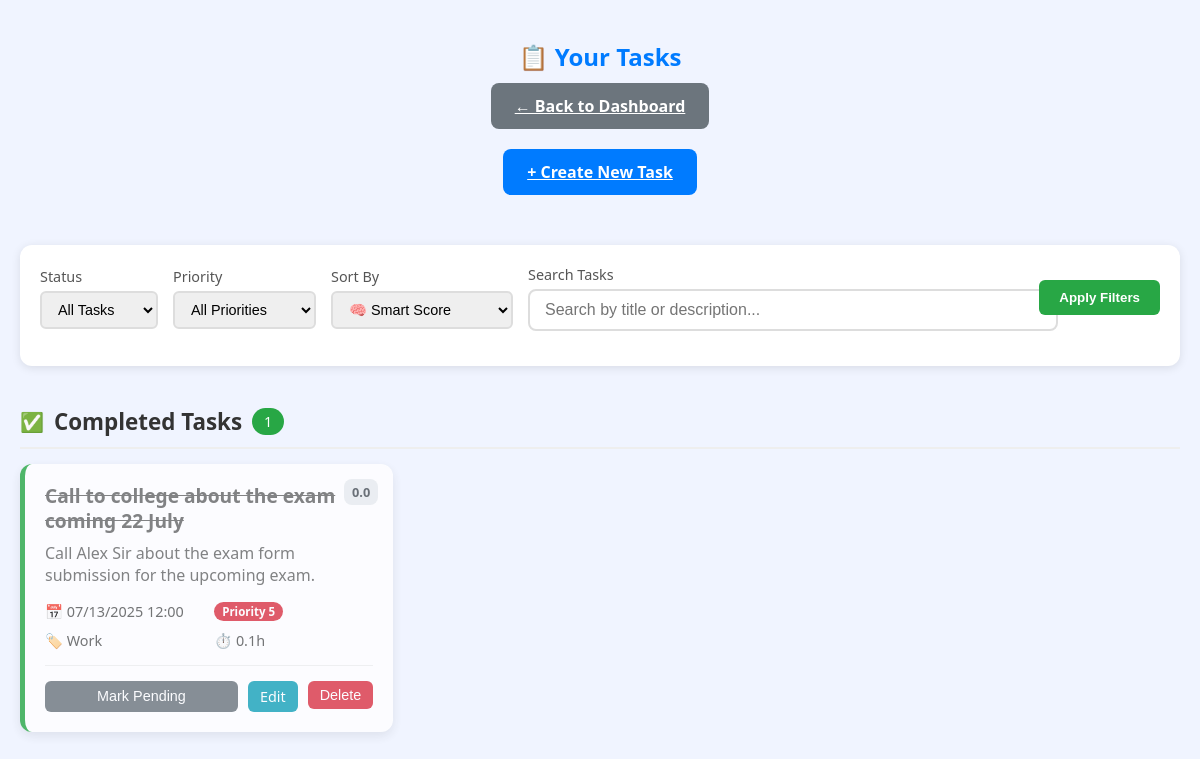
The page /tasks (signed in) on the database its author committed.
### app/models.py (models this page shows)
class Task(db.Model):
    id = db.Column(db.Integer, primary_key=True)
    title = db.Column(db.String(200), nullable=False)
    description = db.Column(db.Text)
    deadline = db.Column(db.DateTime, nullable=False)
    priority = db.Column(db.Integer, default=3)  # 1-5
    category = db.Column(db.String(100))
    estimated_hours = db.Column(db.Float)
    completed = db.Column(db.Boolean, default=False)
    completed_at = db.Column(db.DateTime)
    created_at = db.Column(db.DateTime, default=datetime.utcnow)
    updated_at = db.Column(db.DateTime, default=datetime.utcnow, onupdate=datetime.utcnow)
    user_id = db.Column(db.Integer, db.ForeignKey('user.id'), nullable=False)
    smart_score = db.Column(db.Float, default=0)  # For AI scoring, not required but can be useful

### app/routes.py (the view)
@main.route('/tasks')
@login_required
def tasks():
    filter_status = request.args.get('status', 'all')  # all, pending, completed, overdue
    filter_priority = request.args.get('priority', 'all')  # all, 1, 2, 3, 4, 5
    sort_by = request.args.get('sort', 'smart')  # smart, deadline, priority, created
    search_query = request.args.get('search', '').strip()
    query = Task.query.filter_by(user_id=current_user.id)
    today = datetime.utcnow().date()
    if filter_status == 'pending':
        query = query.filter_by(completed=False)
    elif filter_status == 'completed':
        query = query.filter_by(completed=True)
    elif filter_status == 'overdue':
        query = query.filter(and_(Task.completed == False, Task.deadline < datetime.utcnow()))
    if filter_priority != 'all':
        query = query.filter_by(priority=int(filter_priority))
    if search_query:
        query = query.filter(or_(
            Task.title.contains(search_query),
            Task.description.contains(search_query)
        ))
    user_tasks = query.all()
    for task in user_tasks:
        task.smart_score = priority_engine.calculate_priority_score(task)[0]
    if sort_by == 'smart':
        user_tasks.sort(key=lambda x: x.smart_score, reverse=True)
    elif sort_by == 'deadline':
        user_tasks.sort(key=lambda x: x.deadline)
    elif sort_by == 'priority':
        user_tasks.sort(key=lambda x: x.priority, reverse=True)
    elif sort_by == 'created':
        user_tasks.sort(key=lambda x: x.created_at, reverse=True)
    categorized_tasks = {
        'overdue': [t for t in user_tasks if not t.completed and t.deadline.date() < today],
        'due_today': [t for t in user_tasks if not t.completed and t.deadline.date() == today],
        'upcoming': [t for t in user_tasks if not t.completed and t.deadline.date() > today],
        'completed': [t for t in user_tasks if t.completed]
    }
    return render_template('tasks.html',
                         tasks=user_tasks,
                         categorized_tasks=categorized_tasks,
                         current_filters={
                             'status': filter_status,
                             'priority': filter_priority,
                             'sort': sort_by,
                             'search': search_query
                         })

### ai/task_priority_engine.py (called while the page is built, shortened)
    def calculate_priority_score(self, task, context: TaskContext = None,
                               current_time: datetime = None) -> Tuple[float, Dict]:
        if task.completed:
            return 0.0, {"reason": "Task completed"}

### app/routes.py (called while the page is built)
@login_manager.user_loader
def load_user(user_id):
    return User.query.get(int(user_id))

### app/templates/tasks.html (shortened to what this page needs)
<!DOCTYPE html>
<html lang="en">
<head>
</head>
<body>
    <div class="header">
        <h2>📋 Your Tasks</h2>
        <div>
        <a href="/dashboard" class="new-task" style="background: #6c757d;">← Back to Dashboard</a>
        </div>
        <a class="new-task" href="/tasks/create">+ Create New Task</a>
    </div>
    <div class="filters-container">
        <form method="GET" action="/tasks">
            <div class="filters-row">
                <div class="filter-group">
                    <label>Status</label>
                    <select name="status">
                        <option value="all" {% if current_filters.status == 'all' %}selected{% endif %}>All Tasks</option>
                    </select>
                </div>
                <div class="filter-group">
                    <label>Priority</label>
                    <select name="priority">
                        <option value="all" {% if current_filters.priority == 'all' %}selected{% endif %}>All Priorities</option>
                    </select>
                </div>
                <div class="filter-group">
                    <label>Sort By</label>
                    <select name="sort">
                        <option value="smart" {% if current_filters.sort == 'smart' %}selected{% endif %}>🧠 Smart Score</option>
                    </select>
                </div>
                <div class="filter-group search-box">
                    <label>Search Tasks</label>
                    <input type="text" name="search" placeholder="Search by title or description..." value="{{ current_filters.search }}">
                </div>
                <button type="submit" class="apply-filters">Apply Filters</button>
            </div>
        </form>
    </div>
    <div class="tasks-container">
        {% if categorized_tasks.completed %}
        <div class="task-category completed">
            <div class="category-header">
                <span class="category-icon">✅</span>
                <span class="category-title">Completed Tasks</span>
                <span class="category-count">{{ categorized_tasks.completed|length }}</span>
            </div>
            <div class="tasks-grid">
                {% for task in categorized_tasks.completed %}
                <div class="task-card">
                    <div class="smart-score">{{ "%.1f"|format(task.smart_score) }}</div>
                    <div class="task-title">{{ task.title }}</div>
                    {% if task.description %}
                    <div class="task-description">{{ task.description[:100] }}{% if task.description|length > 100 %}...{% endif %}</div>
                    {% endif %}
                    <div class="task-meta">
                        <div class="meta-item">
                            📅 {{ task.deadline.strftime('%m/%d/%Y %H:%M') }}
                        </div>
                        <div class="meta-item">
                            <span class="priority-badge priority-{{ task.priority }}">Priority {{ task.priority }}</span>
                        </div>
                        {% if task.category %}
                        <div class="meta-item">
                            🏷️ {{ task.category }}
                        </div>
                        {% endif %}
                        {% if task.estimated_hours %}
                        <div class="meta-item">
                            ⏱️ {{ task.estimated_hours }}h
                        </div>
                        {% endif %}
                    </div>
                    <div class="task-actions">
                        <button class="toggle-btn" onclick="toggleTask({{ task.id }})">
                            {% if task.completed %}Mark Pending{% else %}Mark Complete{% endif %}
                        </button>
                        <a href="/tasks/{{ task.id }}/edit" class="edit-btn">Edit</a>
                        <form method="POST" action="/tasks/{{ task.id }}/delete" style="display: inline;"
                              onsubmit="return confirm('Are you sure you want to delete this task?')">
                            <button type="submit" class="delete-btn">Delete</button>
                        </form>
                    </div>
                </div>
                {% endfor %}
            </div>
        </div>
        {% endif %}
    </div>
</body>
</html>

### app/templates/tasks.html (style rules this page uses)
body { font-family: 'Segoe UI', sans-serif; background: #f0f4ff; padding: 20px; margin: 0; min-height: 100vh; }
.header { text-align: center; margin-bottom: 30px; }
h2 { color: #007bff; margin-bottom: 10px; }
.new-task { display: inline-block; padding: 12px 24px; background: #007bff; color: white; border-radius: 8px; font-weight: bold; transition: all 0.3s ease; margin-bottom: 20px; }
.filters-container { background: white; padding: 20px; border-radius: 12px; margin-bottom: 30px; box-shadow: 0 2px 10px rgba(0, 0, 0, 0.1); max-width: 1200px; margin-left: auto; margin-right: auto; }
.filters-row { display: flex; flex-wrap: wrap; gap: 15px; align-items: center; margin-bottom: 15px; }
.filter-group { display: flex; flex-direction: column; gap: 5px; }
.filter-group label { font-size: 0.9em; color: #555; font-weight: 500; }
.filter-group select, .filter-group input { padding: 8px 12px; border: 2px solid #ddd; border-radius: 6px; font-size: 0.9em; transition: border-color 0.3s ease; }
.search-box { flex: 1; min-width: 200px; }
.search-box input { width: 100%; padding: 10px 15px; border: 2px solid #ddd; border-radius: 8px; font-size: 1em; }
.apply-filters { background: #28a745; color: white; border: none; padding: 10px 20px; border-radius: 6px; cursor: pointer; font-weight: bold; transition: background 0.3s ease; }
.tasks-container { max-width: 1200px; margin: 0 auto; }
.task-category { margin-bottom: 30px; }
.category-header { display: flex; align-items: center; gap: 10px; margin-bottom: 15px; padding: 10px 0; border-bottom: 2px solid #eee; }
.category-title { font-size: 1.4em; font-weight: bold; color: #333; }
.category-count { background: #007bff; color: white; padding: 4px 12px; border-radius: 20px; font-size: 0.9em; }
.completed .category-count { background: #28a745; }
.tasks-grid { display: grid; grid-template-columns: repeat(auto-fill, minmax(350px, 1fr)); gap: 20px; margin-bottom: 20px; }
.task-card { background: white; padding: 20px; border-radius: 12px; box-shadow: 0 4px 12px rgba(0, 0, 0, 0.1); transition: all 0.3s ease; border-left: 5px solid #007bff; position: relative; }
.completed .task-card { border-left-color: #28a745; opacity: 0.8; }
.task-title { font-size: 1.2em; font-weight: bold; color: #333; margin-bottom: 8px; line-height: 1.3; }
.completed .task-title { text-decoration: line-through; color: #666; }
.task-description { color: #666; margin-bottom: 15px; line-height: 1.4; }
.task-meta { display: grid; grid-template-columns: 1fr 1fr; gap: 10px; margin-bottom: 15px; font-size: 0.9em; }
.meta-item { display: flex; align-items: center; gap: 5px; color: #555; }
.priority-badge { background: #6c757d; color: white; padding: 2px 8px; border-radius: 12px; font-size: 0.8em; font-weight: bold; }
.priority-5 { background: #dc3545; }
.smart-score { position: absolute; top: 15px; right: 15px; background: #e9ecef; color: #495057; padding: 4px 8px; border-radius: 8px; font-size: 0.8em; font-weight: bold; }
.task-actions { display: flex; gap: 10px; margin-top: 15px; padding-top: 15px; border-top: 1px solid #eee; }
.task-actions a, .task-actions button { padding: 6px 12px; border-radius: 6px; font-size: 0.9em; font-weight: 500; transition: all 0.3s ease; border: none; cursor: pointer; text-decoration: none; }
.edit-btn { background: #17a2b8; color: white; }
.delete-btn { background: #dc3545; color: white; }
.toggle-btn { background: #28a745; color: white; flex: 1; }
.completed .toggle-btn { background: #6c757d; }
.category-icon { font-size: 1.2em; }

### rows shown on the page
Task: smart_score "0.0", title "Call to college about the exam coming 22 July", description "Call Alex Sir about the exam form submission for the upcoming exam.", deadline "07/13/2025 12:00", priority "5", category "Work", estimated_hours "0.1", completed "Mark Pending"

### other values the page prints
{{ categorized_tasks.completed|length }} "1"
